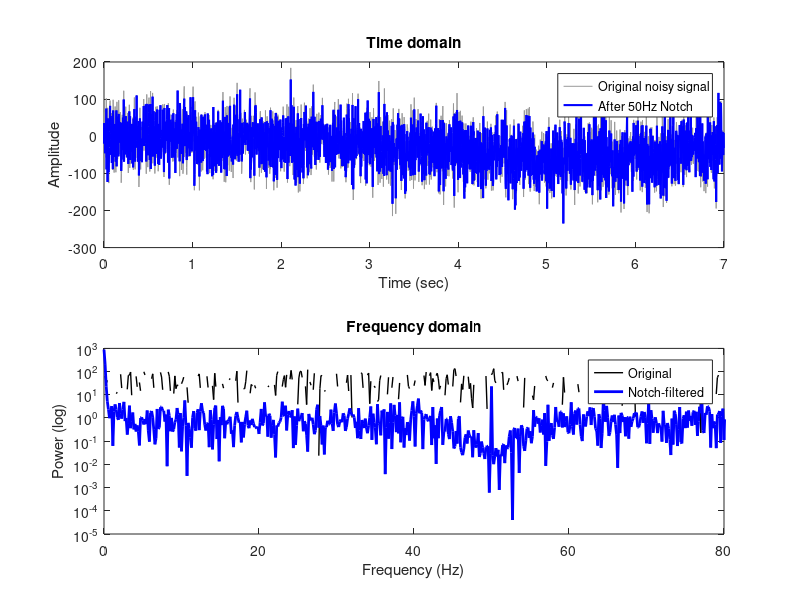
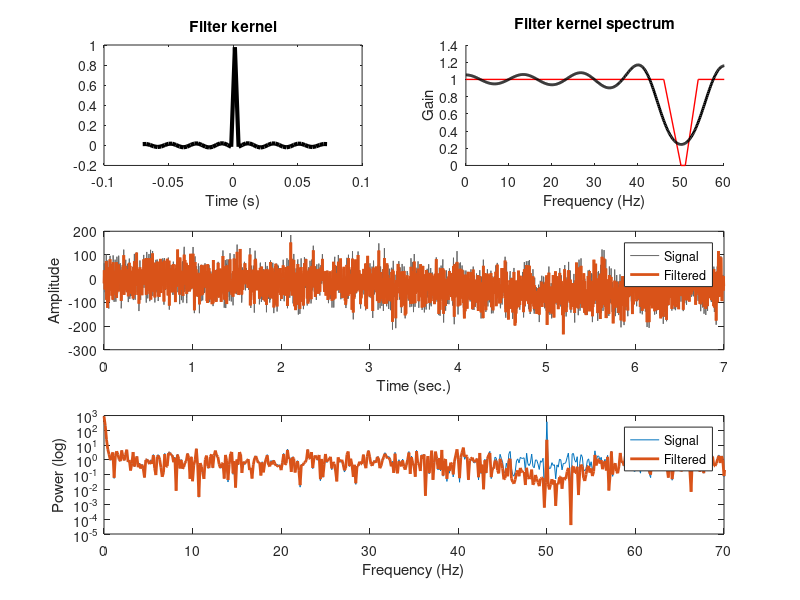

Here is the MATLAB script that generated these plots, in order:
clc;
clear all;

%% Notch filter design
fs      = 350; % نرخ نمونهبرداری (Hz)
timevec = (0:fs*7-1)/fs;  % بردار زمان برای 7 ثانیه
npnts   = length(timevec);

% سیگنال اصلی (random walk = انتگرال نویز سفید)
yOrig = cumsum(randn(npnts,1));

% سیگنال اندازهگیری شده: سیگنال اصلی + نویز سفید قوی + سینوسی 50Hz
y = yOrig + 50*randn(npnts,1) + 40*sin(2*pi*50*timevec)';



notchfreq = 50;     % فرکانس مورد نظر برای حذف
bw        = 4;      % پهنای باند notch (Hz)
order     = round(7*fs/notchfreq);

% تعریف شکل فیلتر: 1 همهجا، 0 در اطراف 50Hz
shape = [1 1 0 0 1 1];
frex  = [0 notchfreq-bw notchfreq notchfreq+1 notchfreq+bw fs/2]/(fs/2);

% طراحی فیلتر notch
filtkern = firls(order, frex, shape);

filtkernX = abs(fft(filtkern,npnts)).^2;
% اطمینان از اینکه ضرایب ستونی باشن
%filtkern = filtkern(:);

% اعمال فیلتر
yNotch = filtfilt(filtkern,1,y);

%% Plot results
figure, clf
subplot(211)
plot(timevec,y, 'color',[.6 .6 .6])
hold on
plot(timevec,yNotch,'b','linew',1.5)
xlabel('Time (sec)'), ylabel('Amplitude')
legend({'Original noisy signal','After 50Hz Notch'})
title('Time domain')

% Power spectrum
yNotchX = abs(fft(yNotch)/npnts).^2;
hz = linspace(0,fs/2,floor(npnts/2)+1);

subplot(212)
plot(hz,y(1:length(hz)),'k','linew',1), hold on
plot(hz,yNotchX(1:length(hz)),'b','linew',2)
set(gca,'yscale','log','xlim',[0 80])
legend({'Original','Notch-filtered'})
xlabel('Frequency (Hz)'), ylabel('Power (log)')
title('Frequency domain')




figure(2), clf
subplot(321)
plot((-order/2:order/2+1)/fs,filtkern,'k','linew',3)
xlabel('Time (s)')
title('Filter kernel')

subplot(322), hold on
plot(frex*fs/2,shape,'r','linew',1)
plot(hz,filtkernX(1:length(hz)),'k','linew',2)
set(gca,'xlim',[0 60])
xlabel('Frequency (Hz)'), ylabel('Gain')
title('Filter kernel spectrum')


%%% now apply the filter to the data
yFilt = filtfilt(filtkern,1,y);

subplot(312)
h = plot(timevec,y, timevec,yFilt,'linew',2);
set(h(1),'color',[1 1 1]*.4)
legend({'Signal';'Filtered'})
xlabel('Time (sec.)'), ylabel('Amplitude')


%%% power spectra of original and filtered signal
yOrigX = abs(fft(y)/npnts).^2;
yFiltX = abs(fft(yFilt)/npnts).^2;

subplot(313)
plot(hz,yOrigX(1:length(hz)), hz,yFiltX(1:length(hz)),'linew',2);
set(gca,'xlim',[0 fs/5],'yscale','log')
legend({'Signal';'Filtered'})
xlabel('Frequency (Hz)'), ylabel('Power (log)')


